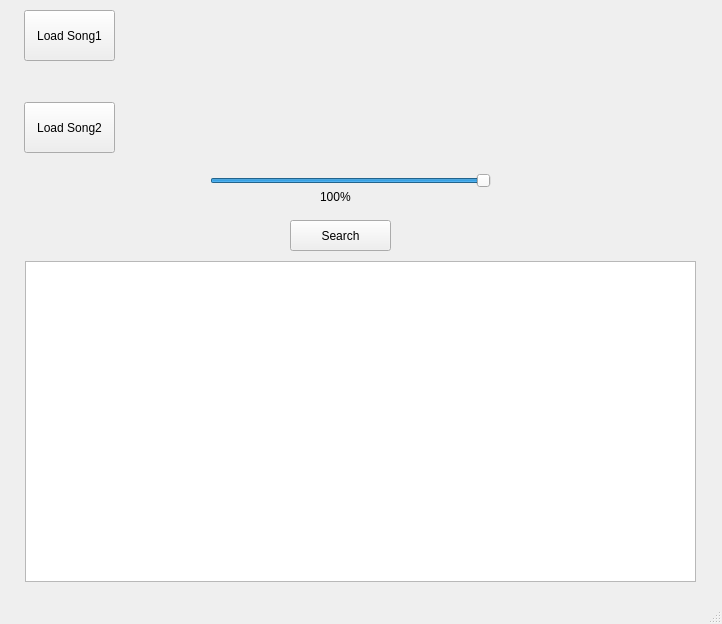
<?xml version="1.0" encoding="UTF-8"?>
<ui version="4.0">
 <class>MainWindow</class>
 <widget class="QMainWindow" name="MainWindow">
  <property name="geometry">
   <rect>
    <x>0</x>
    <y>0</y>
    <width>722</width>
    <height>624</height>
   </rect>
  </property>
  <property name="windowTitle">
   <string>Shazam_like_app</string>
  </property>
  <widget class="QWidget" name="centralwidget">
   <widget class="QPushButton" name="pushButton">
    <property name="geometry">
     <rect>
      <x>-120</x>
      <y>210</y>
      <width>75</width>
      <height>23</height>
     </rect>
    </property>
    <property name="text">
     <string>PushButton</string>
    </property>
   </widget>
   <widget class="QPushButton" name="load1Btn">
    <property name="geometry">
     <rect>
      <x>24</x>
      <y>10</y>
      <width>91</width>
      <height>51</height>
     </rect>
    </property>
    <property name="text">
     <string>Load Song1</string>
    </property>
   </widget>
   <widget class="QPushButton" name="load2Btn">
    <property name="geometry">
     <rect>
      <x>24</x>
      <y>102</y>
      <width>91</width>
      <height>51</height>
     </rect>
    </property>
    <property name="text">
     <string>Load Song2</string>
    </property>
   </widget>
   <widget class="QSlider" name="slider">
    <property name="geometry">
     <rect>
      <x>210</x>
      <y>170</y>
      <width>281</width>
      <height>22</height>
     </rect>
    </property>
    <property name="maximum">
     <number>100</number>
    </property>
    <property name="value">
     <number>100</number>
    </property>
    <property name="orientation">
     <enum>Qt::Horizontal</enum>
    </property>
    <property name="tickPosition">
     <enum>QSlider::NoTicks</enum>
    </property>
   </widget>
   <widget class="QLabel" name="label">
    <property name="geometry">
     <rect>
      <x>190</x>
      <y>20</y>
      <width>311</width>
      <height>31</height>
     </rect>
    </property>
    <property name="text">
     <string/>
    </property>
   </widget>
   <widget class="QLabel" name="label_2">
    <property name="geometry">
     <rect>
      <x>190</x>
      <y>110</y>
      <width>311</width>
      <height>31</height>
     </rect>
    </property>
    <property name="text">
     <string/>
    </property>
   </widget>
   <widget class="QLabel" name="sliderLabel">
    <property name="geometry">
     <rect>
      <x>320</x>
      <y>190</y>
      <width>47</width>
      <height>13</height>
     </rect>
    </property>
    <property name="text">
     <string>100%</string>
    </property>
   </widget>
   <widget class="QPushButton" name="searchBtn">
    <property name="geometry">
     <rect>
      <x>290</x>
      <y>220</y>
      <width>101</width>
      <height>31</height>
     </rect>
    </property>
    <property name="text">
     <string>Search</string>
    </property>
   </widget>
   <widget class="QTableWidget" name="tableWidget">
    <property name="geometry">
     <rect>
      <x>25</x>
      <y>261</y>
      <width>671</width>
      <height>321</height>
     </rect>
    </property>
   </widget>
  </widget>
  <widget class="QMenuBar" name="menubar">
   <property name="geometry">
    <rect>
     <x>0</x>
     <y>0</y>
     <width>722</width>
     <height>21</height>
    </rect>
   </property>
  </widget>
  <widget class="QStatusBar" name="statusbar"/>
 </widget>
 <resources/>
 <connections/>
</ui>
